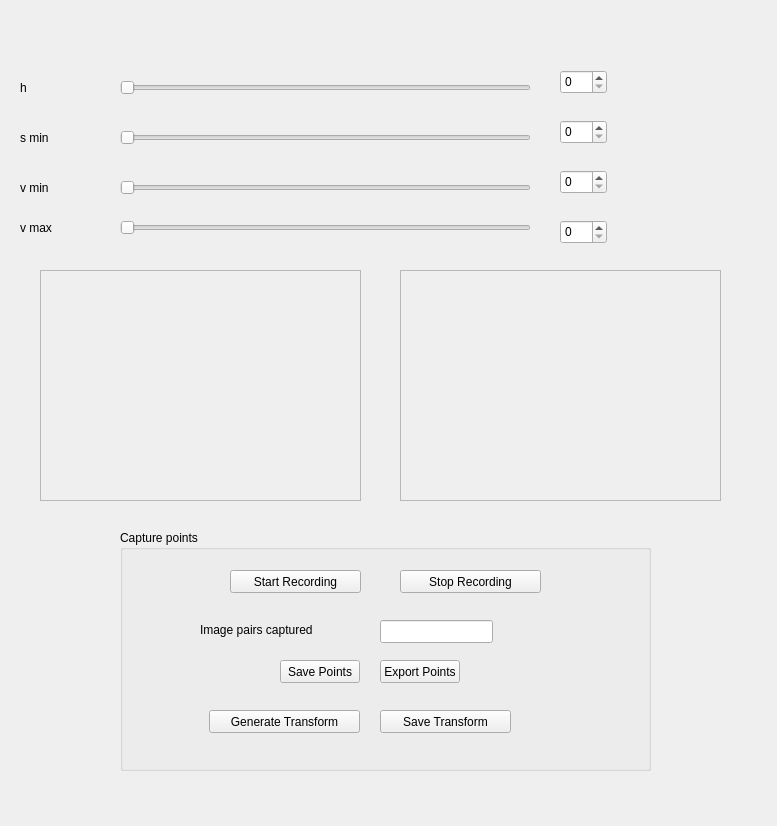
<?xml version="1.0" encoding="UTF-8"?>
<ui version="4.0">
 <class>Form</class>
 <widget class="QWidget" name="Form">
  <property name="geometry">
   <rect>
    <x>0</x>
    <y>0</y>
    <width>777</width>
    <height>826</height>
   </rect>
  </property>
  <property name="windowTitle">
   <string>Form</string>
  </property>
  <widget class="QSlider" name="hSlider">
   <property name="geometry">
    <rect>
     <x>120</x>
     <y>80</y>
     <width>411</width>
     <height>16</height>
    </rect>
   </property>
   <property name="maximum">
    <number>179</number>
   </property>
   <property name="orientation">
    <enum>Qt::Horizontal</enum>
   </property>
  </widget>
  <widget class="QSlider" name="sMinSlider">
   <property name="geometry">
    <rect>
     <x>120</x>
     <y>130</y>
     <width>411</width>
     <height>16</height>
    </rect>
   </property>
   <property name="maximum">
    <number>255</number>
   </property>
   <property name="orientation">
    <enum>Qt::Horizontal</enum>
   </property>
  </widget>
  <widget class="QSlider" name="vMinSlider">
   <property name="geometry">
    <rect>
     <x>120</x>
     <y>180</y>
     <width>411</width>
     <height>16</height>
    </rect>
   </property>
   <property name="maximum">
    <number>255</number>
   </property>
   <property name="orientation">
    <enum>Qt::Horizontal</enum>
   </property>
  </widget>
  <widget class="QSlider" name="vMaxSlider">
   <property name="geometry">
    <rect>
     <x>120</x>
     <y>220</y>
     <width>411</width>
     <height>16</height>
    </rect>
   </property>
   <property name="maximum">
    <number>255</number>
   </property>
   <property name="orientation">
    <enum>Qt::Horizontal</enum>
   </property>
  </widget>
  <widget class="QLabel" name="label">
   <property name="geometry">
    <rect>
     <x>20</x>
     <y>80</y>
     <width>57</width>
     <height>15</height>
    </rect>
   </property>
   <property name="text">
    <string>h</string>
   </property>
  </widget>
  <widget class="QLabel" name="label_2">
   <property name="geometry">
    <rect>
     <x>20</x>
     <y>130</y>
     <width>57</width>
     <height>15</height>
    </rect>
   </property>
   <property name="text">
    <string>s min</string>
   </property>
  </widget>
  <widget class="QLabel" name="label_3">
   <property name="geometry">
    <rect>
     <x>20</x>
     <y>180</y>
     <width>57</width>
     <height>15</height>
    </rect>
   </property>
   <property name="text">
    <string>v min</string>
   </property>
  </widget>
  <widget class="QLabel" name="label_4">
   <property name="geometry">
    <rect>
     <x>20</x>
     <y>220</y>
     <width>57</width>
     <height>15</height>
    </rect>
   </property>
   <property name="text">
    <string>v max</string>
   </property>
  </widget>
  <widget class="QFrame" name="frame">
   <property name="geometry">
    <rect>
     <x>40</x>
     <y>270</y>
     <width>321</width>
     <height>231</height>
    </rect>
   </property>
   <property name="frameShape">
    <enum>QFrame::StyledPanel</enum>
   </property>
   <property name="frameShadow">
    <enum>QFrame::Raised</enum>
   </property>
  </widget>
  <widget class="QFrame" name="frame_2">
   <property name="geometry">
    <rect>
     <x>400</x>
     <y>270</y>
     <width>321</width>
     <height>231</height>
    </rect>
   </property>
   <property name="frameShape">
    <enum>QFrame::StyledPanel</enum>
   </property>
   <property name="frameShadow">
    <enum>QFrame::Raised</enum>
   </property>
  </widget>
  <widget class="QSpinBox" name="hSpinBox">
   <property name="geometry">
    <rect>
     <x>560</x>
     <y>70</y>
     <width>47</width>
     <height>24</height>
    </rect>
   </property>
   <property name="maximum">
    <number>179</number>
   </property>
  </widget>
  <widget class="QSpinBox" name="sMinSpinBox">
   <property name="geometry">
    <rect>
     <x>560</x>
     <y>120</y>
     <width>47</width>
     <height>24</height>
    </rect>
   </property>
   <property name="maximum">
    <number>255</number>
   </property>
  </widget>
  <widget class="QSpinBox" name="vMinSpinBox">
   <property name="geometry">
    <rect>
     <x>560</x>
     <y>170</y>
     <width>47</width>
     <height>24</height>
    </rect>
   </property>
   <property name="maximum">
    <number>255</number>
   </property>
  </widget>
  <widget class="QSpinBox" name="vMaxSpinBox">
   <property name="geometry">
    <rect>
     <x>560</x>
     <y>220</y>
     <width>47</width>
     <height>24</height>
    </rect>
   </property>
   <property name="maximum">
    <number>255</number>
   </property>
  </widget>
  <widget class="QGroupBox" name="groupBox">
   <property name="geometry">
    <rect>
     <x>120</x>
     <y>530</y>
     <width>531</width>
     <height>241</height>
    </rect>
   </property>
   <property name="title">
    <string>Capture points</string>
   </property>
   <widget class="QLineEdit" name="lineEdit">
    <property name="geometry">
     <rect>
      <x>260</x>
      <y>90</y>
      <width>113</width>
      <height>23</height>
     </rect>
    </property>
   </widget>
   <widget class="QPushButton" name="startRecordingPushButton">
    <property name="geometry">
     <rect>
      <x>110</x>
      <y>40</y>
      <width>131</width>
      <height>23</height>
     </rect>
    </property>
    <property name="text">
     <string>Start Recording</string>
    </property>
   </widget>
   <widget class="QLabel" name="label_5">
    <property name="geometry">
     <rect>
      <x>80</x>
      <y>90</y>
      <width>141</width>
      <height>20</height>
     </rect>
    </property>
    <property name="text">
     <string>Image pairs captured</string>
    </property>
   </widget>
   <widget class="QPushButton" name="stopRecordingPushButton">
    <property name="geometry">
     <rect>
      <x>280</x>
      <y>40</y>
      <width>141</width>
      <height>23</height>
     </rect>
    </property>
    <property name="text">
     <string>Stop Recording</string>
    </property>
   </widget>
   <widget class="QPushButton" name="pushButton_3">
    <property name="geometry">
     <rect>
      <x>160</x>
      <y>130</y>
      <width>80</width>
      <height>23</height>
     </rect>
    </property>
    <property name="text">
     <string>Save Points</string>
    </property>
   </widget>
   <widget class="QPushButton" name="pushButton_4">
    <property name="geometry">
     <rect>
      <x>260</x>
      <y>130</y>
      <width>80</width>
      <height>23</height>
     </rect>
    </property>
    <property name="text">
     <string>Export Points</string>
    </property>
   </widget>
   <widget class="QPushButton" name="pushButton_5">
    <property name="geometry">
     <rect>
      <x>89</x>
      <y>180</y>
      <width>151</width>
      <height>23</height>
     </rect>
    </property>
    <property name="text">
     <string>Generate Transform</string>
    </property>
   </widget>
   <widget class="QPushButton" name="pushButton_6">
    <property name="geometry">
     <rect>
      <x>260</x>
      <y>180</y>
      <width>131</width>
      <height>23</height>
     </rect>
    </property>
    <property name="text">
     <string>Save Transform</string>
    </property>
   </widget>
  </widget>
 </widget>
 <resources/>
 <connections/>
</ui>
